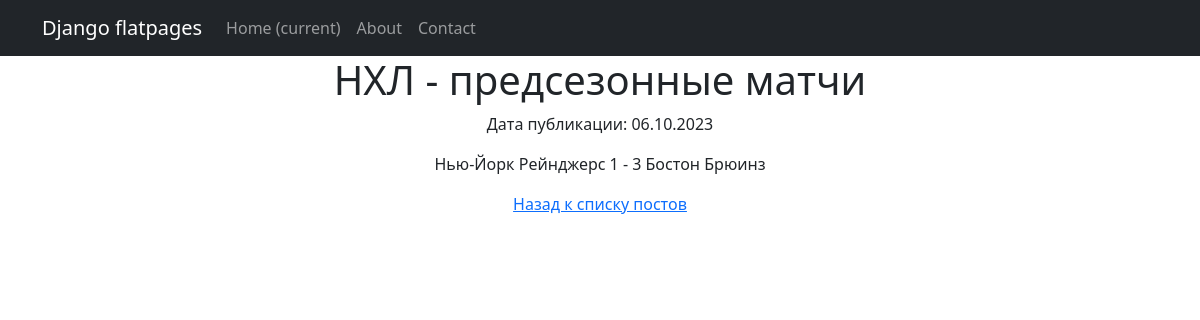
The page /1 on the database its author committed.
### newsapp/models.py (models this page shows, shortened)
class Post(models.Model):
    ARTICLE = "AR"
    NEWS = "NW"
    TYPE_CHOICES = [
        (ARTICLE, 'Статья'),
        (NEWS, 'Новость'),
    ]
    name = models.CharField(max_length=50, unique=True)
    author = models.CharField(max_length=100)
    content = models.TextField()
    category = models.ForeignKey('Category', on_delete=models.CASCADE, related_name='posts')
    pub_date = models.DateTimeField(auto_now_add=True)
    post_type = models.CharField(max_length=2, choices=TYPE_CHOICES)

### newsapp/views.py (the view)
# urls.py: path('<int:pk>', PostDetail.as_view(), name = 'post_detail'),
class PostDetail(DetailView):
    model = Post
    template_name = 'flatpages/post_detail.html'
    context_object_name = 'posts'
    def post_detail(request, post_id):
        post = get_object_or_404(Post, pk=post_id)
        return render(request, 'post_detail.html', {'post': post})

### newsapp/templatetags/custom_filters.py (called while the page is built)
@register.filter
def censor(value):
    censored_value = value
    for word in unwanted_words:
        pattern = re.compile(rf'\b{word}\b', re.IGNORECASE)
        censored_value = pattern.sub('*', censored_value)
    return censored_value

### templates/flatpages/post_detail.html (shortened to what this page needs)
{% extends 'flatpages/default.html' %}
{% load custom_filters %}
{% block content %}
   <h1>{{ posts.name | censor }}</h1>
   <p>Дата публикации: {{ posts.pub_date|date:'d.m.Y' }}</p>
   <p>{{ posts.content|safe | censor}}</p>
   <a href="/post/{{ post }}">Назад к списку постов</a>
{% endblock content %}

### rows shown on the page
Post: name|censor "НХЛ - предсезонные матчи", pub_date "06.10.2023", content|censor "Нью-Йорк Рейнджерс 1 - 3 Бостон Брюинз"
